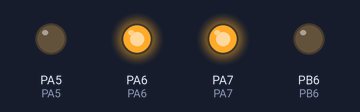
A sketch run on a simulated STM32 Blue Pill. Parts: output pins drawn as LEDs (lit = HIGH).

Above: at 0.2 s.
At 1.7 s:
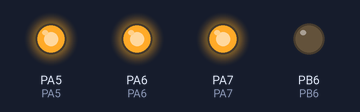
Timing chart, 0 to 3.0 s (numbered marks = the images above):
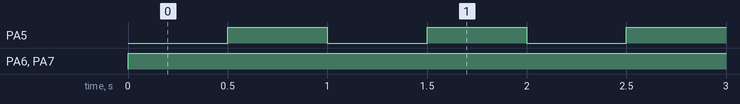

Measured:
- by itself, PA5: alternates HIGH for 0.50 s and LOW for 0.50 s
- by itself, PA6, PA7: LOW → HIGH at 0.00 s

The sketch:

009_LED_REG_onoff.ino
```cpp
void setup()
{
  pinMode(PA5,OUTPUT); // PA5 = D13 --> LED auf MFC (blau) D1
  pinMode(PA6,OUTPUT); // PA6 = D12 --> LED auf MFC D2
  pinMode(PA7,OUTPUT); // PA7 = D11 --> LED auf MFC D3
  pinMode(PB6,OUTPUT); // PB6 = D10 --> LED auf MFC D4
} // Ende setup()
/*im loop() werden die ODR - Register des GPIO Ports A (GPIOA direkt angesteuert) mit Hilfe des Pfeil Operators -> werden die BITs gesetzt bzw. rückgesetzt

ACHTUNG: die LEDs auf dem MFC (blau) sind low active --> die Ansteuerung erfolgt invertiert. Entsprechend muss auch die HEX - Codierung angepasst werden */

void loop()
{
  GPIOA->ODR =0xFFDF; // jeweils 4 BIT = 1 Nibble sind eine HEX - Stelle --> PA5 = LED Pin --> 6tes BIT ist 0x0020 = 0b0000 0000 0010 0000 (32 BIT binär im ODR - oberen 16 BIT reserviert)
                      // da in dieser Aufgabe das MFC jedoch low active ist, ist die Bitcodierung 1111 1111 1101 1111 --> 0xFFDF für das zweite Nibble (von rechts gelesen)
  delay(500);
  GPIOA->ODR =0xFFFF; // 0b1111 1111 1111 1111 alle BITs im ODR setzen um die LEDs alle auszuschalten !!! immernoch low active
  delay(500);

}// Ende loop()
```
